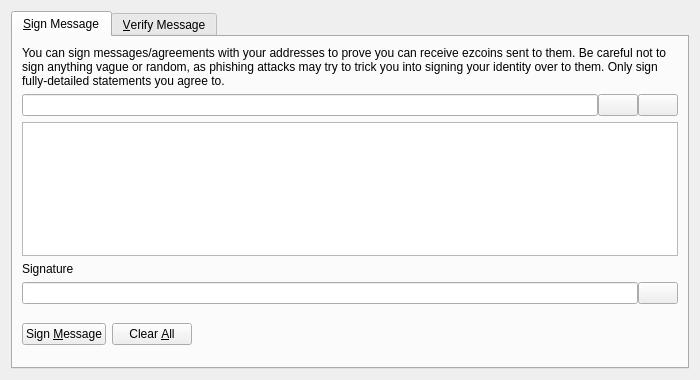
<?xml version="1.0" encoding="UTF-8"?>
<ui version="4.0">
 <class>SignVerifyMessageDialog</class>
 <widget class="QDialog" name="SignVerifyMessageDialog">
  <property name="geometry">
   <rect>
    <x>0</x>
    <y>0</y>
    <width>700</width>
    <height>380</height>
   </rect>
  </property>
  <property name="windowTitle">
   <string>Signatures - Sign / Verify a Message</string>
  </property>
  <property name="modal">
   <bool>true</bool>
  </property>
  <layout class="QVBoxLayout" name="verticalLayout">
   <item>
    <widget class="QTabWidget" name="tabWidget">
     <property name="currentIndex">
      <number>0</number>
     </property>
     <widget class="QWidget" name="tabSignMessage">
      <attribute name="title">
       <string>&amp;Sign Message</string>
      </attribute>
      <layout class="QVBoxLayout" name="verticalLayout_SM">
       <item>
        <widget class="QLabel" name="infoLabel_SM">
         <property name="text">
          <string>You can sign messages/agreements with your addresses to prove you can receive ezcoins sent to them. Be careful not to sign anything vague or random, as phishing attacks may try to trick you into signing your identity over to them. Only sign fully-detailed statements you agree to.</string>
         </property>
         <property name="textFormat">
          <enum>Qt::PlainText</enum>
         </property>
         <property name="wordWrap">
          <bool>true</bool>
         </property>
        </widget>
       </item>
       <item>
        <layout class="QHBoxLayout" name="horizontalLayout_1_SM">
         <property name="spacing">
          <number>0</number>
         </property>
         <item>
          <widget class="QValidatedLineEdit" name="addressIn_SM">
           <property name="toolTip">
            <string>The EZCoin address to sign the message with</string>
           </property>
          </widget>
         </item>
         <item>
          <widget class="QPushButton" name="addressBookButton_SM">
           <property name="toolTip">
            <string>Choose previously used address</string>
           </property>
           <property name="text">
            <string/>
           </property>
           <property name="icon">
            <iconset resource="../bitcoin.qrc">
             <normaloff>:/icons/address-book</normaloff>:/icons/address-book</iconset>
           </property>
           <property name="shortcut">
            <string>Alt+A</string>
           </property>
           <property name="autoDefault">
            <bool>false</bool>
           </property>
          </widget>
         </item>
         <item>
          <widget class="QPushButton" name="pasteButton_SM">
           <property name="toolTip">
            <string>Paste address from clipboard</string>
           </property>
           <property name="text">
            <string/>
           </property>
           <property name="icon">
            <iconset resource="../bitcoin.qrc">
             <normaloff>:/icons/editpaste</normaloff>:/icons/editpaste</iconset>
           </property>
           <property name="shortcut">
            <string>Alt+P</string>
           </property>
           <property name="autoDefault">
            <bool>false</bool>
           </property>
          </widget>
         </item>
        </layout>
       </item>
       <item>
        <widget class="QPlainTextEdit" name="messageIn_SM">
         <property name="toolTip">
          <string>Enter the message you want to sign here</string>
         </property>
        </widget>
       </item>
       <item>
        <widget class="QLabel" name="signatureLabel_SM">
         <property name="text">
          <string>Signature</string>
         </property>
         <property name="textFormat">
          <enum>Qt::PlainText</enum>
         </property>
        </widget>
       </item>
       <item>
        <layout class="QHBoxLayout" name="horizontalLayout_2_SM">
         <property name="spacing">
          <number>0</number>
         </property>
         <item>
          <widget class="QLineEdit" name="signatureOut_SM">
           <property name="font">
            <font>
             <italic>true</italic>
            </font>
           </property>
           <property name="readOnly">
            <bool>true</bool>
           </property>
          </widget>
         </item>
         <item>
          <widget class="QPushButton" name="copySignatureButton_SM">
           <property name="toolTip">
            <string>Copy the current signature to the system clipboard</string>
           </property>
           <property name="text">
            <string/>
           </property>
           <property name="icon">
            <iconset resource="../bitcoin.qrc">
             <normaloff>:/icons/editcopy</normaloff>:/icons/editcopy</iconset>
           </property>
           <property name="autoDefault">
            <bool>false</bool>
           </property>
          </widget>
         </item>
        </layout>
       </item>
       <item>
        <layout class="QHBoxLayout" name="horizontalLayout_3_SM">
         <item>
          <widget class="QPushButton" name="signMessageButton_SM">
           <property name="toolTip">
            <string>Sign the message to prove you own this EZCoin address</string>
           </property>
           <property name="text">
            <string>Sign &amp;Message</string>
           </property>
           <property name="icon">
            <iconset resource="../bitcoin.qrc">
             <normaloff>:/icons/edit</normaloff>:/icons/edit</iconset>
           </property>
           <property name="autoDefault">
            <bool>false</bool>
           </property>
          </widget>
         </item>
         <item>
          <widget class="QPushButton" name="clearButton_SM">
           <property name="toolTip">
            <string>Reset all sign message fields</string>
           </property>
           <property name="text">
            <string>Clear &amp;All</string>
           </property>
           <property name="icon">
            <iconset resource="../bitcoin.qrc">
             <normaloff>:/icons/remove</normaloff>:/icons/remove</iconset>
           </property>
           <property name="autoDefault">
            <bool>false</bool>
           </property>
          </widget>
         </item>
         <item>
          <spacer name="horizontalSpacer_1_SM">
           <property name="orientation">
            <enum>Qt::Horizontal</enum>
           </property>
           <property name="sizeHint" stdset="0">
            <size>
             <width>40</width>
             <height>48</height>
            </size>
           </property>
          </spacer>
         </item>
         <item>
          <widget class="QLabel" name="statusLabel_SM">
           <property name="font">
            <font>
             <weight>75</weight>
             <bold>true</bold>
            </font>
           </property>
           <property name="text">
            <string/>
           </property>
           <property name="wordWrap">
            <bool>true</bool>
           </property>
          </widget>
         </item>
         <item>
          <spacer name="horizontalSpacer_2_SM">
           <property name="orientation">
            <enum>Qt::Horizontal</enum>
           </property>
           <property name="sizeHint" stdset="0">
            <size>
             <width>40</width>
             <height>48</height>
            </size>
           </property>
          </spacer>
         </item>
        </layout>
       </item>
      </layout>
     </widget>
     <widget class="QWidget" name="tabVerifyMessage">
      <attribute name="title">
       <string>&amp;Verify Message</string>
      </attribute>
      <layout class="QVBoxLayout" name="verticalLayout_VM">
       <item>
        <widget class="QLabel" name="infoLabel_VM">
         <property name="text">
          <string>Enter the receiver's address, message (ensure you copy line breaks, spaces, tabs, etc. exactly) and signature below to verify the message. Be careful not to read more into the signature than what is in the signed message itself, to avoid being tricked by a man-in-the-middle attack. Note that this only proves the signing party receives with the address, it cannot prove sendership of any transaction!</string>
         </property>
         <property name="textFormat">
          <enum>Qt::PlainText</enum>
         </property>
         <property name="alignment">
          <set>Qt::AlignLeading|Qt::AlignLeft|Qt::AlignTop</set>
         </property>
         <property name="wordWrap">
          <bool>true</bool>
         </property>
        </widget>
       </item>
       <item>
        <layout class="QHBoxLayout" name="horizontalLayout_1_VM">
         <property name="spacing">
          <number>0</number>
         </property>
         <item>
          <widget class="QValidatedLineEdit" name="addressIn_VM">
           <property name="toolTip">
            <string>The EZCoin address the message was signed with</string>
           </property>
          </widget>
         </item>
         <item>
          <widget class="QPushButton" name="addressBookButton_VM">
           <property name="toolTip">
            <string>Choose previously used address</string>
           </property>
           <property name="text">
            <string/>
           </property>
           <property name="icon">
            <iconset resource="../bitcoin.qrc">
             <normaloff>:/icons/address-book</normaloff>:/icons/address-book</iconset>
           </property>
           <property name="shortcut">
            <string>Alt+A</string>
           </property>
           <property name="autoDefault">
            <bool>false</bool>
           </property>
          </widget>
         </item>
        </layout>
       </item>
       <item>
        <widget class="QPlainTextEdit" name="messageIn_VM"/>
       </item>
       <item>
        <widget class="QValidatedLineEdit" name="signatureIn_VM"/>
       </item>
       <item>
        <layout class="QHBoxLayout" name="horizontalLayout_2_VM">
         <item>
          <widget class="QPushButton" name="verifyMessageButton_VM">
           <property name="toolTip">
            <string>Verify the message to ensure it was signed with the specified EZCoin address</string>
           </property>
           <property name="text">
            <string>Verify &amp;Message</string>
           </property>
           <property name="icon">
            <iconset resource="../bitcoin.qrc">
             <normaloff>:/icons/transaction_0</normaloff>:/icons/transaction_0</iconset>
           </property>
           <property name="autoDefault">
            <bool>false</bool>
           </property>
          </widget>
         </item>
         <item>
          <widget class="QPushButton" name="clearButton_VM">
           <property name="toolTip">
            <string>Reset all verify message fields</string>
           </property>
           <property name="text">
            <string>Clear &amp;All</string>
           </property>
           <property name="icon">
            <iconset resource="../bitcoin.qrc">
             <normaloff>:/icons/remove</normaloff>:/icons/remove</iconset>
           </property>
           <property name="autoDefault">
            <bool>false</bool>
           </property>
          </widget>
         </item>
         <item>
          <spacer name="horizontalSpacer_1_VM">
           <property name="orientation">
            <enum>Qt::Horizontal</enum>
           </property>
           <property name="sizeHint" stdset="0">
            <size>
             <width>40</width>
             <height>48</height>
            </size>
           </property>
          </spacer>
         </item>
         <item>
          <widget class="QLabel" name="statusLabel_VM">
           <property name="font">
            <font>
             <weight>75</weight>
             <bold>true</bold>
            </font>
           </property>
           <property name="text">
            <string/>
           </property>
           <property name="wordWrap">
            <bool>true</bool>
           </property>
          </widget>
         </item>
         <item>
          <spacer name="horizontalSpacer_2_VM">
           <property name="orientation">
            <enum>Qt::Horizontal</enum>
           </property>
           <property name="sizeHint" stdset="0">
            <size>
             <width>40</width>
             <height>48</height>
            </size>
           </property>
          </spacer>
         </item>
        </layout>
       </item>
      </layout>
     </widget>
    </widget>
   </item>
  </layout>
 </widget>
 <customwidgets>
  <customwidget>
   <class>QValidatedLineEdit</class>
   <extends>QLineEdit</extends>
   <header>qvalidatedlineedit.h</header>
  </customwidget>
 </customwidgets>
 <resources>
  <include location="../bitcoin.qrc"/>
 </resources>
 <connections/>
</ui>
